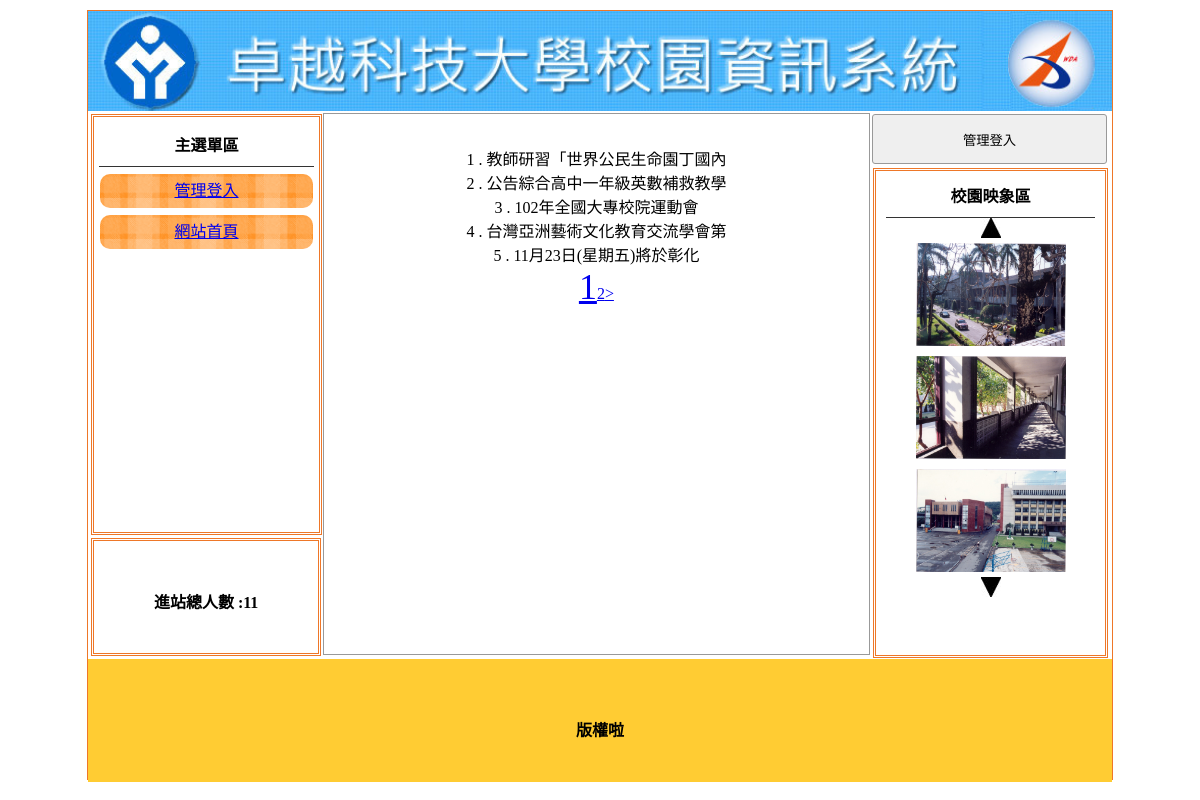
The app's page /?do=news with its own data.
### tables this page shows
CREATE TABLE `home` (
  `id` int(10) UNSIGNED NOT NULL,
  `img` text NOT NULL,
  `text` text NOT NULL,
  `sh` int(11) NOT NULL DEFAULT 0
);

CREATE TABLE `menu` (
  `id` int(10) UNSIGNED NOT NULL,
  `title` text NOT NULL,
  `text` text NOT NULL,
  `sh` int(11) NOT NULL DEFAULT 1,
  `MID` int(11) NOT NULL DEFAULT 0
);

CREATE TABLE `total` (
  `id` int(10) UNSIGNED NOT NULL,
  `total` int(11) NOT NULL
);

CREATE TABLE `news` (
  `id` int(10) UNSIGNED NOT NULL,
  `text` text NOT NULL,
  `sh` int(11) NOT NULL DEFAULT 1
);

CREATE TABLE `image` (
  `id` int(10) UNSIGNED NOT NULL,
  `img` text NOT NULL,
  `sh` int(11) NOT NULL DEFAULT 1
);

CREATE TABLE `bottom` (
  `id` int(10) UNSIGNED NOT NULL,
  `text` text NOT NULL
);

### base.php (called while the page is built, shortened)
<?php session_start();
class DB
{
  private $dns = "mysql:host=localhost;charset=utf8;dbname=db01-2", $table, $pdo, $root = "root", $pw = '';
  function __construct($table)
  {
    $this->table = $table;
    $this->pdo = new PDO($this->dns, $this->root, $this->pw);
  }
  function all(...$arg)
  {
    $sql = "SELECT * FROM $this->table ";
    if (isset($arg[0])) {
      if (is_array($arg[0])) {
        foreach ($arg[0] as $k => $v) {
          $tmp[] = sprintf("`%s` = '%s'", $k, $v);
        }
        $sql = $sql . " WHERE " . implode(" && ", $tmp);
      } else {
        $sql = $sql . $arg[0];
      }
    }
    return $this->pdo->query($sql)->fetchAll();
  }
  function count(...$arg)
  {
    $sql = "SELECT count(*) FROM $this->table ";
    return $this->pdo->query($sql)->fetchColumn();
  }
  function find($id)
  {
    $sql = "SELECT * FROM $this->table ";
    if (is_array($id)) {
      foreach ($id as $k => $v) {
        $tmp[] = sprintf("`%s` = '%s'", $k, $v);
      }
      $sql = $sql . " WHERE " . implode(" && ", $tmp);
    } else {
      $sql = $sql ." WHERE `id` = '$id'";
    }
    return $this->pdo->query($sql)->fetch(PDO::FETCH_ASSOC);
  }
  function save($ar)
  {
    if (isset($ar['id'])) {
      foreach ($ar as $k => $v) {
        if($k != 'id')$tmp[] = sprintf("`%s` = '%s'", $k, $v);
      }
      $sql ="UPDATE $this->table SET " . implode(" , ", $tmp) . " WHERE `id` = '{$ar['id']}'";
    } else {
      $sql ="INSERT INTO $this->table (`".implode("`,`",array_keys($ar)) . "`) VALUES ('" .implode("','",$ar) ."')" ;
    }
    return $this->pdo->exec($sql);
  }
}
$Home=new DB('home');
$Image=new DB('image');
$Total=new DB('total');
$Bottom=new DB('bottom');
$News=new DB('news');
$Menu=new DB('menu');

### index.php (the view, shortened to what this page needs)
<?php include_once 'base.php' ?>
<!DOCTYPE html PUBLIC "-//W3C//DTD XHTML 1.0 Transitional//EN" "http://www.w3.org/TR/xhtml1/DTD/xhtml1-transitional.dtd">
<html xmlns="http://www.w3.org/1999/xhtml">
<head>
  <link href="css.css" rel="stylesheet" type="text/css">
</head>
<body>
  <div id="main">
    <a title="" href="/index.php">
      <div class="ti" style="background:url('icon/<?=$Home->find(['sh'=>1])['img']?>'); background-size:cover;"></div>
    </a>
    <div id="ms">
      <div id="lf" style="float:left;">
        <div id="menuput" class="dbor">
          <span class="t botli">主選單區</span>
          <?php $mes=$Menu->all(["MID"=>0]);
            foreach($mes as $m){
              printf('<div class="mainmu cent m"><a href="%s">%s</a>',$m['text'],$m['title']);
              $mus=$Menu->all(["MID"=>$m['id']]);
              foreach($mus as $u){
              printf('<div class="mainmu2 cent u "><a href="%s">%s</a></div>',$u['text'],$u['title']);
              }
              echo "</div>";
            }
          ?>
        </div>
        <div class="dbor" style="margin:3px; width:95%; height:20%; line-height:100px;">
          <span class="t">進站總人數 :<?=$Total->find(1)['total']?> </span>
        </div>
      </div>
      <div class="di" style="height:540px; border:#999 1px solid; width:53.2%; margin:2px 0px 0px 0px; float:left; position:relative; left:20px;">
        <marquee scrolldelay="120" direction="left" style="position:absolute; width:100%; height:40px;">
        </marquee>
        <div style="height:32px; display:block;"></div>
      <?php
        $do=$_GET['do']??'home';
        $file= "front/$do.php";
        include_once file_exists($file)?$file:'front/home.php';
      ?>
        </div>
      <div class="di di ad" style="height:540px; width:23%; padding:0px; margin-left:22px; float:left; ">
        <button style="width:100%; margin-left:auto; margin-right:auto; margin-top:2px; height:50px;" onclick="lo('?do=login')">管理登入</button>
        <div style="width:89%; height:480px;" class="dbor">
          <span class="t botli">校園映象區</span>
            <div class="cent"><img src="./icon/up.jpg" onclick="pp(1)"></div>
            <div class="cent"><?php $img=$Image->all(['sh'=>1]);
            foreach($img as $k => $i){
              printf('<img class="im" id="ssaa%s" src="./icon/%s" style="width:150px;height:103px;padding:5px">',$k,$i['img']);
            }
            ?></div>
            <div class="cent"><img src="./icon/dn.jpg" onclick="pp(2)"></div>
        </div>
      </div>
    </div>
    <div style="width:1024px; left:0px; position:relative; background:#FC3; margin-top:4px; height:123px; display:block;">
      <span class="t" style="line-height:123px;"><?=$Bottom->find(1)['text']?></span>
    </div>
  </div>
</body>
</html>

### front/news.php (shortened to what this page needs)
<div style="text-align:center;">
<?php
                $big=$News->count();
                $small=5;
                $page=ceil($big/$small);
                $now=$_GET['p']??1;
                $start=($now-1)*$small;
                $rows=$News->all(" LIMIT $start,$small");
                  foreach($rows as $k => $row){
                    printf('<div class="sswww">%s . %s <pre class="all" style="display:none">%s</pre></div>',$k+1+$start,mb_substr($row['text'],0,15),$row['text']);
                  }
                ?>
            <div class="cent">
            <?php
              for($i=1;$i<=$page;$i++)printf('<a href="?do=news&p=%s" %s>%s</a>',$i,($now==$i)?'style="font-size:36px"':'',$i);
              if($now+1<=$page)printf('<a href="?do=news&p=%s">></a>',$now+1);
            ?>
            </div>
</div>

### css.css (style rules this page uses)
body { padding:0px; margin:0px; }
#main { width:1024px; height:768px; margin:10px auto 10px auto; border:#EE7728 1px solid; position:relative; }
.ti { width:100%; height:100px; position:relative; background-size:cover; background-repeat:no-repeat; }
.dbor { border:#EE7728 double 3px; margin:1px; padding:2px 10px 2px 10px; }
.t { font-weight:800; display:block; text-align:center; padding:10px 1px 10px 1px; }
.botli { border-bottom:#333 1px solid; }
.mainmu { position:relative; border-radius:10px; background:url(icon/menu.fw.png) center no-repeat; background-size:cover; line-height:30px; padding:2px 10px 2px 10px; margin:7px 1px 7px 1px; }
#lf { height:540px; width:21%; display:inline-block; }
#menuput { width:100%; height:75%; position:relative; padding:5px; display:block; margin: 3px; }
.di { display:inline-block; }
.ad { margin:1px; padding:2px 10px 2px 10px; }
.cent { text-align:center; }
input,button { border:#999 1px solid; border-radius:3px; background:#EFEFEF; padding:5px; margin:3px; }

### records on screen
home: img (picture)
menu: title "管理登入"
menu: title "網站首頁"
total: total "11"
news: start "1", text "教師研習「世界公民生命園丁國內"
news: start "2", text "公告綜合高中一年級英數補救教學"
news: start "3", text "102年全國大專校院運動會"
news: start "4", text "台灣亞洲藝術文化教育交流學會第"
news: start "5", text "11月23日(星期五)將於彰化"
image: img (picture)
image: img (picture)
image: img (picture)
bottom: text "版權啦"
